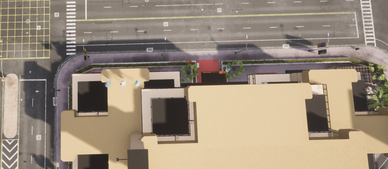
#> input picture Task3_Perception/outputs/birds_eye_view.png, 388 x 169 px, shrunk from 1385 x 602 before the run
$ python visualization.py
#> lines starting #> are read from the running program, lines starting #| are printed output that depends on the picture
import os
import csv
import numpy as np
import matplotlib.pyplot as plt
from matplotlib.image import imread

# -----------------------------
# Paths
# -----------------------------
base_folder = os.getcwd()  # Adjust if needed
csv_path = os.path.join(base_folder, "outputs", "vehicle_path.csv")
bev_image_path = os.path.join(base_folder, "outputs", "birds_eye_view.png")
output_plot_path = os.path.join(base_folder, "outputs", "vehicle_path_on_bev.png")

# -----------------------------
# Load vehicle path from CSV
# -----------------------------
x_list, y_list = [], []

with open(csv_path, "r") as f:
#> (reads Task3_Perception/outputs/vehicle_path.csv from the repository)
    reader = csv.DictReader(f)
    for row in reader:
        x_list.append(float(row["x"]))
        y_list.append(float(row["y"]))

x_list = np.array(x_list)
y_list = np.array(y_list)

# Swap X and Y for correct orientation
x_plot = y_list
y_plot = x_list

# -----------------------------
# Load bird's-eye view image
# -----------------------------
bev_img = imread(bev_image_path)
#> bev_img is the input picture: shape (169, 388, 4) float32; mean R, G, B, A 0.61, 0.555, 0.488, 1

# -----------------------------
# Plot vehicle path on top
# -----------------------------
plt.figure(figsize=(10, 10))
y_offset = -2.0  # negative to shift down, tweak as needed

plt.imshow(
    bev_img,
    extent=[x_plot.min()-5, x_plot.max()+5, y_plot.min()-5 + y_offset, y_plot.max()+5 +y_offset]
)
plt.plot(x_plot, y_plot, marker='o', markersize=4, color='red', label='Vehicle Path')

plt.xlabel("X (forward)")
plt.ylabel("Y (left/right)")
plt.title("Vehicle Path on Bird's Eye View")
plt.axis("equal")
plt.grid(True)
plt.legend()

plt.savefig(output_plot_path, dpi=300)
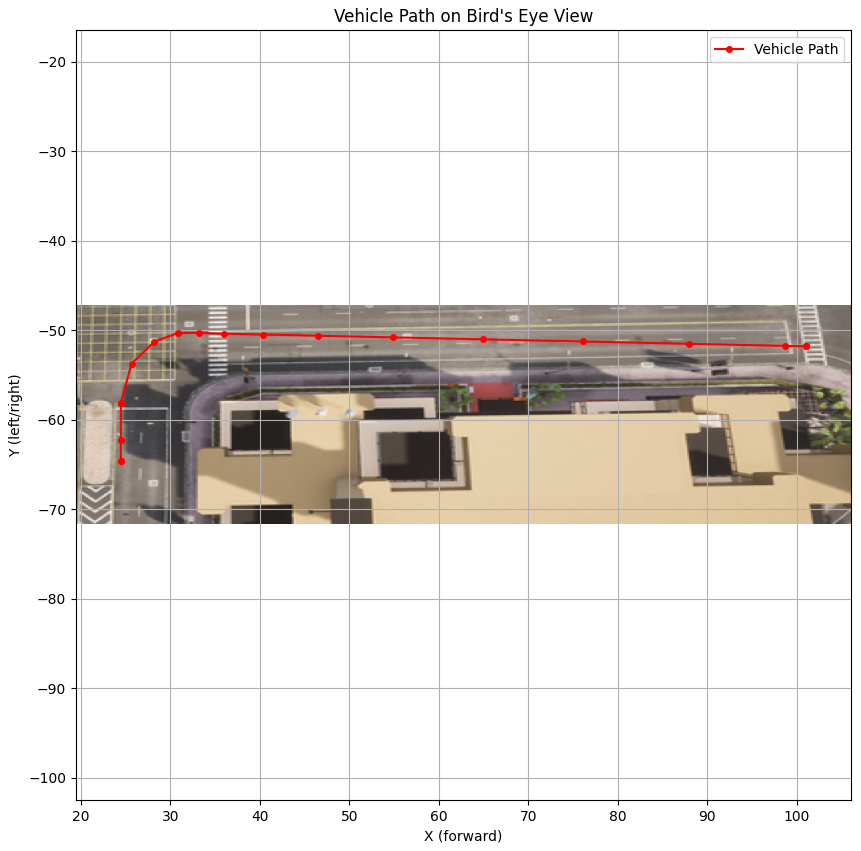
#> figure drawn by matplotlib, 1 panel
plt.show()

print("Vehicle path plot saved to:", output_plot_path)
